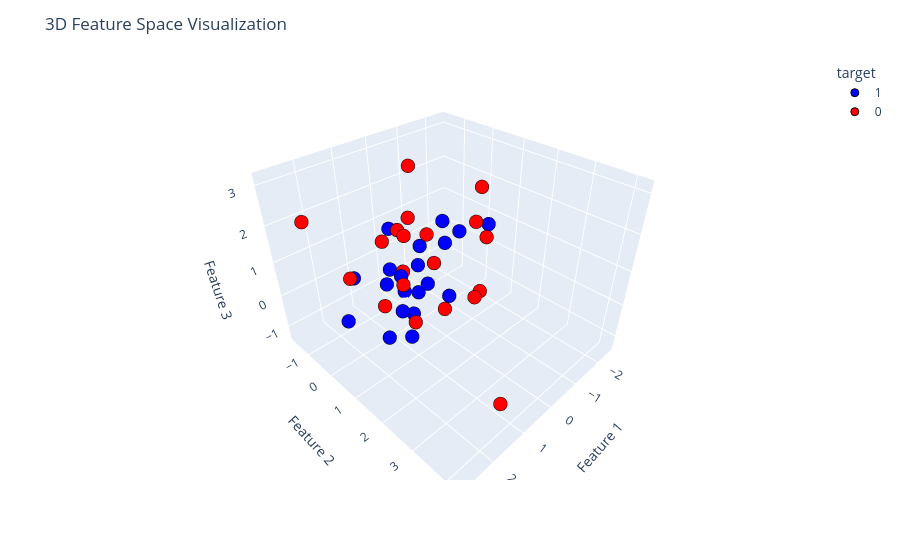

The notebook cell saved with this chart:
### Markdown cell above
3-D plot the data.

### Code cell
import plotly.express as px

# Convert once
df['target'] = df['target'].astype(str)

fig = px.scatter_3d(
    df,
    x='feature1',
    y='feature2',
    z='feature3',
    color='target',
    color_discrete_map={'0': 'red', '1': 'blue'}
)

fig.update_traces(
    marker=dict(size=8, line=dict(width=1, color='black'))
)

fig.update_layout(
    title="3D Feature Space Visualization",
    scene=dict(
        xaxis_title='Feature 1',
        yaxis_title='Feature 2',
        zaxis_title='Feature 3'
    )
)

fig.show()

### Figure 1 — Plotly figure (JSON) as saved in the notebook; plotly's stock layout.template omitted (floating-point values rounded to 4 significant figures)
{"data": [{"hovertemplate": "target=1<br>feature1=%{x}<br>feature2=%{y}<br>feature3=%{z}<extra></extra>", "legendgroup": "1", "marker": {"color": "blue", "line": {"color": "black", "width": 1}, "size": 8, "symbol": "circle"}, "mode": "markers", "name": "1", "scene": "scene", "showlegend": true, "type": "scatter3d", "x": [-0.3675, 0.4206, 1.968, -2.506, 0.3223, -0.3316, 0.667, -1.01, 0.2411, -0.04544, -0.9926, -0.4208, 0.9486, 1.415, 1.045, -1.838, 0.1901, -0.02254, 1.267, 1.772], "y": [-1.137, 0.4116, -0.5478, 0.147, 0.06034, -1.632, 0.02581, 0.4417, -0.9525, 1.041, -0.1613, -0.552, 0.7017, 0.4577, 0.5382, -0.9388, 0.5121, 0.01342, 0.1736, -0.3475], "z": [-1.322, -0.07132, -0.6794, 0.6062, -1.043, 0.6191, -0.7776, 1.129, -0.1363, -0.09403, 1.192, -0.1211, -1.051, 0.7289, 0.8121, -0.2018, 0.1315, 0.9359, -1.223, 0.6701]}, {"hovertemplate": "target=0<br>feature1=%{x}<br>feature2=%{y}<br>feature3=%{z}<extra></extra>", "legendgroup": "0", "marker": {"color": "red", "line": {"color": "black", "width": 1}, "size": 8, "symbol": "circle"}, "mode": "markers", "name": "0", "scene": "scene", "showlegend": true, "type": "scatter3d", "x": [0.1771, 1.425, 2.224, -0.7233, 2.823, -1.39, 0.3849, 1.677, 1.438, 0.2907, 0.7319, -1.028, -0.7643, 2.011, 0.8989, 1.01, 1.251, 0.2046, 0.7489, 1.234], "y": [-0.5981, 1.441, 0.2304, 1.461, -0.3329, 0.6667, 1.324, 4.188, 1.1, 0.867, 0.5174, 1.131, 1.567, 1.921, 0.436, 1.438, 0.1864, -0.01154, 2.593, 0.05278], "z": [1.227, 0.1826, 1.192, -0.08537, 2.637, 1.344, -0.1032, -0.08056, 1.065, 0.9826, 2.245, 2.603, 1.549, 2.933, 0.821, 2.328, 1.704, 3.151, 1.171, -0.2616]}], "layout": {"legend": {"title": {"text": "target"}, "tracegroupgap": 0}, "margin": {"t": 60}, "scene": {"domain": {"x": [0, 1], "y": [0, 1]}, "xaxis": {"title": {"text": "Feature 1"}}, "yaxis": {"title": {"text": "Feature 2"}}, "zaxis": {"title": {"text": "Feature 3"}}}, "title": {"text": "3D Feature Space Visualization"}}}
